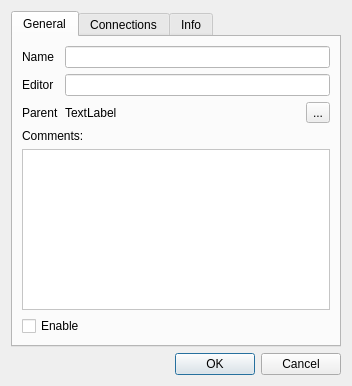
<?xml version="1.0" encoding="UTF-8"?>
<ui version="4.0">
 <class>Dialog</class>
 <widget class="QDialog" name="Dialog">
  <property name="geometry">
   <rect>
    <x>0</x>
    <y>0</y>
    <width>352</width>
    <height>386</height>
   </rect>
  </property>
  <property name="windowTitle">
   <string>Dialog</string>
  </property>
  <layout class="QVBoxLayout" name="verticalLayout">
   <item>
    <widget class="QTabWidget" name="tabWidget">
     <property name="palette">
      <palette>
       <active>
        <colorrole role="Base">
         <brush brushstyle="SolidPattern">
          <color alpha="255">
           <red>255</red>
           <green>255</green>
           <blue>255</blue>
          </color>
         </brush>
        </colorrole>
        <colorrole role="Window">
         <brush brushstyle="SolidPattern">
          <color alpha="255">
           <red>255</red>
           <green>255</green>
           <blue>255</blue>
          </color>
         </brush>
        </colorrole>
       </active>
       <inactive>
        <colorrole role="Base">
         <brush brushstyle="SolidPattern">
          <color alpha="255">
           <red>255</red>
           <green>255</green>
           <blue>255</blue>
          </color>
         </brush>
        </colorrole>
        <colorrole role="Window">
         <brush brushstyle="SolidPattern">
          <color alpha="255">
           <red>255</red>
           <green>255</green>
           <blue>255</blue>
          </color>
         </brush>
        </colorrole>
       </inactive>
       <disabled>
        <colorrole role="Base">
         <brush brushstyle="SolidPattern">
          <color alpha="255">
           <red>255</red>
           <green>255</green>
           <blue>255</blue>
          </color>
         </brush>
        </colorrole>
        <colorrole role="Window">
         <brush brushstyle="SolidPattern">
          <color alpha="255">
           <red>255</red>
           <green>255</green>
           <blue>255</blue>
          </color>
         </brush>
        </colorrole>
       </disabled>
      </palette>
     </property>
     <property name="currentIndex">
      <number>0</number>
     </property>
     <widget class="QWidget" name="tab">
      <attribute name="title">
       <string>General</string>
      </attribute>
      <layout class="QVBoxLayout" name="verticalLayout_3">
       <item>
        <layout class="QFormLayout" name="formLayout">
         <item row="0" column="0">
          <widget class="QLabel" name="nameLabel">
           <property name="text">
            <string>Name</string>
           </property>
          </widget>
         </item>
         <item row="0" column="1">
          <widget class="QLineEdit" name="nameLineEdit"/>
         </item>
         <item row="1" column="0">
          <widget class="QLabel" name="editorLabel">
           <property name="text">
            <string>Editor</string>
           </property>
          </widget>
         </item>
         <item row="1" column="1">
          <widget class="QLineEdit" name="editorLineEdit"/>
         </item>
         <item row="2" column="0">
          <widget class="QLabel" name="parentLabel">
           <property name="text">
            <string>Parent</string>
           </property>
          </widget>
         </item>
         <item row="2" column="1">
          <layout class="QHBoxLayout" name="horizontalLayout">
           <item>
            <widget class="QLabel" name="label_2">
             <property name="text">
              <string>TextLabel</string>
             </property>
            </widget>
           </item>
           <item>
            <widget class="QToolButton" name="toolButton">
             <property name="text">
              <string>...</string>
             </property>
            </widget>
           </item>
          </layout>
         </item>
        </layout>
       </item>
       <item>
        <widget class="QLabel" name="label">
         <property name="text">
          <string>Comments:</string>
         </property>
        </widget>
       </item>
       <item>
        <widget class="QTextEdit" name="textEdit"/>
       </item>
       <item>
        <widget class="QCheckBox" name="checkBox">
         <property name="text">
          <string>Enable</string>
         </property>
        </widget>
       </item>
      </layout>
     </widget>
     <widget class="QWidget" name="tab_2">
      <attribute name="title">
       <string>Connections</string>
      </attribute>
      <layout class="QVBoxLayout" name="verticalLayout_4">
       <item>
        <widget class="QGroupBox" name="groupBox">
         <property name="title">
          <string>Input node</string>
         </property>
         <layout class="QHBoxLayout" name="horizontalLayout_2">
          <item>
           <widget class="QLabel" name="label_3">
            <property name="text">
             <string>TextLabel</string>
            </property>
           </widget>
          </item>
          <item>
           <widget class="QToolButton" name="toolButton_2">
            <property name="text">
             <string>...</string>
            </property>
           </widget>
          </item>
         </layout>
        </widget>
       </item>
       <item>
        <widget class="QGroupBox" name="groupBox_2">
         <property name="title">
          <string>Output nodes</string>
         </property>
         <layout class="QVBoxLayout" name="verticalLayout_5">
          <item>
           <layout class="QHBoxLayout" name="horizontalLayout_3">
            <item>
             <spacer name="horizontalSpacer">
              <property name="orientation">
               <enum>Qt::Horizontal</enum>
              </property>
              <property name="sizeHint" stdset="0">
               <size>
                <width>40</width>
                <height>20</height>
               </size>
              </property>
             </spacer>
            </item>
            <item>
             <widget class="QPushButton" name="pushButton">
              <property name="text">
               <string>Add...</string>
              </property>
             </widget>
            </item>
            <item>
             <widget class="QPushButton" name="pushButton_2">
              <property name="text">
               <string>Remove</string>
              </property>
             </widget>
            </item>
           </layout>
          </item>
          <item>
           <widget class="QTableView" name="tableView"/>
          </item>
         </layout>
        </widget>
       </item>
      </layout>
     </widget>
     <widget class="QWidget" name="tab_3">
      <attribute name="title">
       <string>Info</string>
      </attribute>
      <layout class="QVBoxLayout" name="verticalLayout_6">
       <item>
        <layout class="QFormLayout" name="formLayout_3">
         <item row="0" column="0">
          <widget class="QLabel" name="flagsLabel">
           <property name="text">
            <string>Path:</string>
           </property>
          </widget>
         </item>
         <item row="0" column="1">
          <widget class="QLineEdit" name="flagsLineEdit">
           <property name="text">
            <string>rets/JTdn/thi</string>
           </property>
           <property name="frame">
            <bool>false</bool>
           </property>
          </widget>
         </item>
         <item row="1" column="0">
          <widget class="QLabel" name="moduleLabel">
           <property name="text">
            <string>Module:</string>
           </property>
          </widget>
         </item>
         <item row="1" column="1">
          <widget class="QLineEdit" name="moduleLineEdit">
           <property name="text">
            <string>&lt;none&gt;</string>
           </property>
           <property name="frame">
            <bool>false</bool>
           </property>
          </widget>
         </item>
         <item row="2" column="0">
          <widget class="QLabel" name="projectLabel">
           <property name="text">
            <string>Project:</string>
           </property>
          </widget>
         </item>
         <item row="2" column="1">
          <widget class="QLineEdit" name="projectLineEdit">
           <property name="text">
            <string>Current proj</string>
           </property>
           <property name="frame">
            <bool>false</bool>
           </property>
          </widget>
         </item>
         <item row="3" column="0">
          <widget class="QLabel" name="flagsLabel_2">
           <property name="text">
            <string>Flags:</string>
           </property>
          </widget>
         </item>
         <item row="3" column="1">
          <widget class="QLineEdit" name="flagsLineEdit_2">
           <property name="text">
            <string>In | Out | Editable name</string>
           </property>
           <property name="frame">
            <bool>false</bool>
           </property>
          </widget>
         </item>
         <item row="4" column="0">
          <widget class="QLabel" name="uUIDLabel">
           <property name="text">
            <string>UUID:</string>
           </property>
          </widget>
         </item>
         <item row="4" column="1">
          <widget class="QLineEdit" name="uUIDLineEdit">
           <property name="text">
            <string>{dsdfs sdfsdf dsfsdf}</string>
           </property>
           <property name="frame">
            <bool>false</bool>
           </property>
          </widget>
         </item>
        </layout>
       </item>
      </layout>
     </widget>
    </widget>
   </item>
   <item>
    <widget class="QDialogButtonBox" name="buttonBox">
     <property name="orientation">
      <enum>Qt::Horizontal</enum>
     </property>
     <property name="standardButtons">
      <set>QDialogButtonBox::Cancel|QDialogButtonBox::Ok</set>
     </property>
    </widget>
   </item>
  </layout>
 </widget>
 <resources/>
 <connections>
  <connection>
   <sender>buttonBox</sender>
   <signal>accepted()</signal>
   <receiver>Dialog</receiver>
   <slot>accept()</slot>
   <hints>
    <hint type="sourcelabel">
     <x>227</x>
     <y>405</y>
    </hint>
    <hint type="destinationlabel">
     <x>157</x>
     <y>274</y>
    </hint>
   </hints>
  </connection>
  <connection>
   <sender>buttonBox</sender>
   <signal>rejected()</signal>
   <receiver>Dialog</receiver>
   <slot>reject()</slot>
   <hints>
    <hint type="sourcelabel">
     <x>295</x>
     <y>411</y>
    </hint>
    <hint type="destinationlabel">
     <x>286</x>
     <y>274</y>
    </hint>
   </hints>
  </connection>
 </connections>
</ui>
